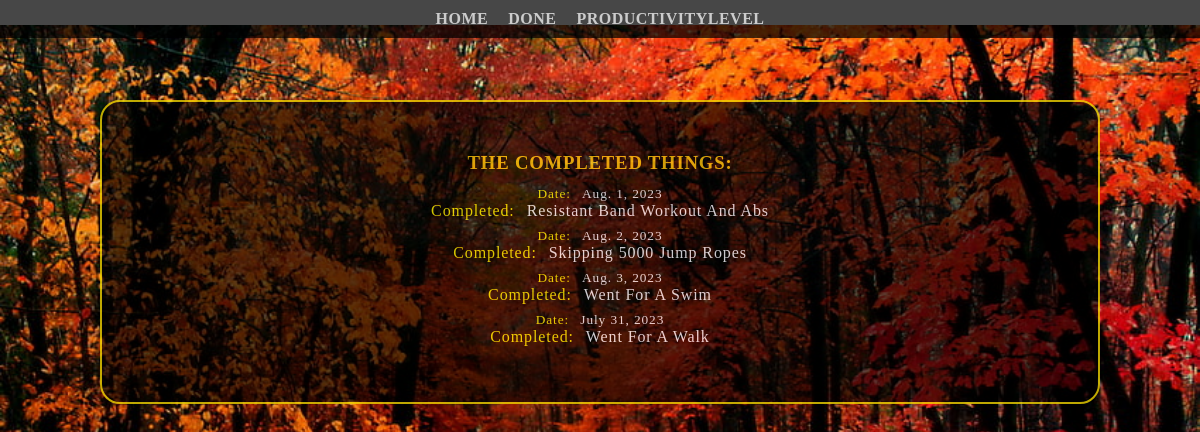
The app's page /activities/donelist/, older data.
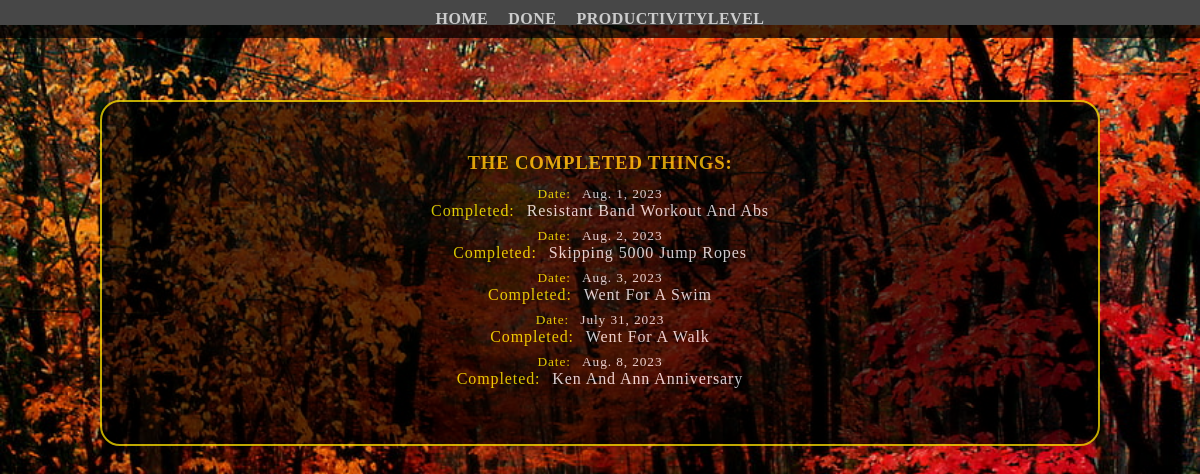
The same page, newer data.
### activities/models.py (models this page shows)
class DaysActivities(models.Model):
    date = models.DateField()
    list_of_things = models.CharField(max_length=200)
    productivity_range = models.PositiveIntegerField()
    def __str__(self):
        return self.list_of_things

### activities/views.py (the view)
# urls.py: path('donelist/',views.listDone, name="complete"),
def listDone(request):
    doneList = DaysActivities.objects.all()
    context = {'doneList': doneList}
    return render(request,'activities/done_list.html', context)

### activities/templates/activities/done_list.html (shortened to what this page needs)
{% extends 'base.html' %}
{% load static %}
{% block content %}
    <!DOCTYPE html>
    <html lang="en">
    <head>
        <link rel="stylesheet" href="{% static 'done_list.css' %}">
    </head>
    <body class="container">
        <section class="complete">
            <h3>
                The Completed Things:
            </h3>
        <div class="listdone">
        <ul>
            {% for done in doneList %}
                    <small><span>Date: </span> {{done.date}}</small>
                    <li><span>Completed: </span>{{done}}</li>
            {% endfor %}
        </ul>
        </section>
    </body>
    </html>
{% endblock content %}

### templates/base.html (shortened to what this page needs)
{% load static %}
<!DOCTYPE html>
<html lang="en">
<head>
</head>
<body>
    {% include 'navigation.html' %}
    {% block content %}
    {% endblock content %}
</body>
</html>

### templates/navigation.html (shortened to what this page needs)
{% load static %}
<!DOCTYPE html>
<html lang="en">
<head>
    <link rel="stylesheet" href="{% static 'base/navigation.css' %}">
</head>
<body>
    <nav class="navigation">
        <ul class="links">
            <li><a href="{% url 'activities:index' %}">Home</a></li>
            <li><a href="{% url 'activities:complete' %}">Done</a></li>
            <li><a href="{% url 'activities:graph_representation' %}">ProductivityLevel</a></li>
        </ul>
    </nav>
</body>
</html>

### static/base/navigation.css (style rules this page uses)
* { box-sizing: border-box; padding:0; margin: 0; transition: 0.5s; font-family: cursive; }
.navigation { display: flex; justify-content: space-between; align-items: center; padding: 0px 10px; background-color:rgba(0,0,0,0.9); height: auto; min-width: 100vw; position: fixed; top: 0; }
.navigation .links { display: flex; margin: auto; }
.navigation .links li { padding: 10px; list-style-type: none; }
.navigation .links li a { color: #c0c0c0; text-decoration: none; font-weight: 800; letter-spacing:0.5px; text-transform: uppercase; transition:0.5s; }

### activities/static/done_list.css (style rules this page uses)
* { padding:0; margin: 0; box-sizing: border-box; }
.container { max-width: 100%; background: url(images/bac.jpg)center center/contain no-repeat fixed; top:0; opacity: 0.8; transition: 0.5s; }
.container .complete { margin-top: 200px; text-align: center; padding: 50px 100px; background-color: rgba(1,1,1,0.8); border: 2px solid #eed202; border-radius: 20px; margin: 100px; max-width: 100%; margin-bottom: 100px; }
.complete h3 { max-width: 100%; color:#ffc40c; text-transform: uppercase; letter-spacing: 0.8px; margin-bottom: 10px; }
.listdone { color: #f8f8ff ; letter-spacing: 0.9px; font-weight: 600px; }
.listdone ul { list-style-type: none; }
.listdone span { margin-right: 7px; color:#fdee00; font-weight: 900px; font-family: cursive; }
.listdone ul li { margin-bottom: 6px; text-transform: capitalize; }

Row changes from the older to the newer data that the page shows:
added DaysActivities: date "Aug. 8, 2023", list_of_things "Ken And Ann Anniversary"
